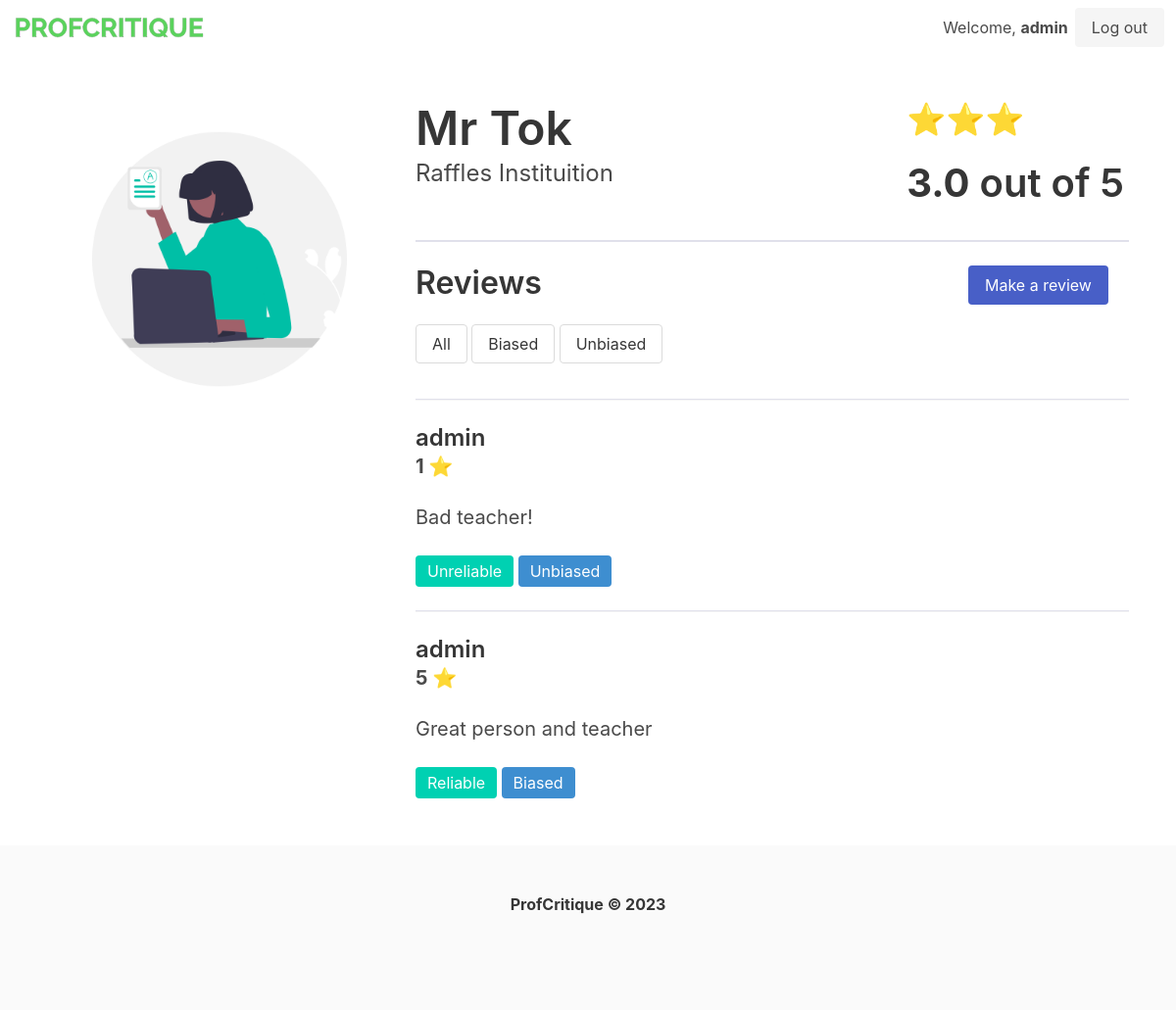
The app's page /teacher/1 (signed in) with its own data.
### tables this page shows
CREATE TABLE users (
            id INTEGER PRIMARY KEY AUTOINCREMENT,
            username TEXT,
            password TEXT
        );

CREATE TABLE teachers (
            id INTEGER PRIMARY KEY,
            name TEXT,
            school_id INTEGER,
            FOREIGN KEY(school_id) REFERENCES schools(id)
        );

CREATE TABLE schools (
            id INTEGER PRIMARY KEY,
            name TEXT
        );

CREATE TABLE reviews (
            id INTEGER PRIMARY KEY AUTOINCREMENT,
            teacher_id INTEGER,
            user_id INTEGER,
            rating INTEGER,
            comment TEXT,
            flag TEXT,
            bias_rating INTEGER,
            bias_flag TEXT,
            reliable_flag TEXT,
            FOREIGN KEY(teacher_id) REFERENCES teachers(id),
            FOREIGN KEY(user_id) REFERENCES users(id)
        );

### main.py (the view)
@app.route("/teacher/<teacher_id>", methods=["GET"])
@login_required
def teacher_profile(teacher_id=""):
    result = db.get_teacher_by_id(teacher_id)
    reviews = db.get_review(teacher_id)
    print(result["rating"])
    print(round(result["rating"], None) * "⭐")
    result["bar"] = round(result["rating"], None) * "⭐"
    return render_template(
        "teacher.html", teacher_id=teacher_id, result=result, reviews=reviews
    )

### main.py (called while the page is built)
@login_manager.user_loader
def load_user(user_id):
    user = db.get_user_by_id(user_id)
    if user is None:
        return None
    else:
        return User(int(user["id"]), user["username"], user["password"])

### utils/datastore.py (called while the page is built)
    def get_conn(self) -> sqlite3.Connection:
        def dict_factory(cursor: sqlite3.Cursor, row: sqlite3.Row) -> dict:
            d = {}
            for idx, col in enumerate(cursor.description):
                d[col[0]] = row[idx]
            return d
        conn = sqlite3.connect(self.uri)
        conn.row_factory = dict_factory
        return conn

    def get_record(self, command, param=None):
        conn = self.get_conn()
        cur = conn.cursor()
        if param is None:
            cur.execute(query_table[command])
        else:
            cur.execute(query_table[command], param)
        return cur.fetchone()

    def get_records(self, command, param=None):
        conn = self.get_conn()
        cur = conn.cursor()
        if param is None:
            cur.execute(query_table[command])
        else:
            cur.execute(query_table[command], param)
        return cur.fetchall()

    def get_user_by_id(self, user_id):
        user = self.get_record("load_user_by_id", (user_id,))
        return user

    def get_teacher_by_id(self, teacher_id):
        teacher = self.get_record("get_teacher_by_id", (int(teacher_id),))
        score = self.get_record("get_aggregated_score", (int(teacher_id),))
        if score["rating"] is None:
            score["rating"] = 0.0
        return dict(teacher, **score)

    def get_review(self, teacher_id):
        reviews = self.get_records("get_review", (int(teacher_id),))
        return reviews

### templates/teacher.html (shortened to what this page needs)
{% extends "layout.html" %}
{% block body %}
<section class="section is-small">
  <div class="columns">
    <div class="column is-one-third">
      <figure class="image">
        <img src="{{url_for('static', filename='teacher_profile.png')}}">
      </figure>
    </div>
    <div class="column is-two-thirds">
      <div class="columns">
        <div class="column">
          <h1 class="title is-1">{{ result["teacher_name"] }}</h1>
          <h2 class="subtitle is-4">{{ result["school_name"] }}</h2>
        </div>
        <div class="column is-4">
          <h1 class="title is-3">{{ result["bar"] }}</h1>
          <h1 class="title is-2   "><b>{{ result["rating"]|round(1) }}</b> out of 5</h1>
        </div>
      </div>
      <hr style="border-top: 2px solid #e0e0eb;">
      <div class="columns">
        <div class="column">
          <h1 class="title is-3">Reviews</h1>
          <button class="button" id="all-button">All</button>
          <button class="button" id="bias-button">Biased</button>
          <button class="button" id="unbias-button">Unbiased</button>
        </div>
        <div class="column is-3">
          <a class="button is-link" href="/teacher/{{ teacher_id }}/review">Make a review</a>
        </div>
      </div>
      {% if reviews %}
      {% for review in reviews %}
      <div class="row">
        <hr style="border-top: 1px solid #e0e0eb;">
        <h1 class="title is-4">{{ review["username"] }}</h1>
        <h2 class="subtitle is-5 is-right"><b>{{ review["rating"] }} ⭐</b></h2>
        <p class="is-size-5">{{ review["review"] }}</p>
        <br>
        <span class="tag is-primary is-medium">{{ review["reliable_flag"] }}</span> <span
          class="tag is-info is-medium">{{ review["bias_flag"] }}</span>
      </div>
      {% endfor %}
      {% endif %}
    </div>
  </div>
</section>
{% endblock %}

### templates/layout.html (shortened to what this page needs)
<!doctype html>
<html lang="en">
<head>
    <link rel="stylesheet" href="https://cdn.jsdelivr.net/npm/bulma@0.9.4/css/bulma.min.css">
</head>
<body>
    <nav class="navbar">
        <div class="navbar-brand">
            <a class="navbar-item" href="/">
                <img src="{{url_for('static', filename='logo.png')}}" width="200" height="30">
            </a>
        </div>
        <div class="navbar-end">
            <div class="navbar-item">
                {% if current_user.is_authenticated %}
                <h3 style="margin-right:7px">Welcome, <b>{{ current_user.username}}</b></h3>
                <a class="button is-light" href="/logout">
                    Log out
                </a>
                {% endif %}
            </div>
        </div>
    </nav>
    {% block body %}
    {% endblock %}
</body>
<footer class="footer">
    <div class="content has-text-centered">
        <p>
            <strong>ProfCritique © 2023</strong>
        </p>
    </div>
</footer>
</html>

### records on screen
users: username "admin"
teachers: teacher_name "Mr Tok"
schools: school_name "Raffles Instituition"
reviews: username "admin", rating "1", review "Bad teacher!", reliable_flag "Unreliable", bias_flag "Unbiased"
reviews: username "admin", rating "5", review "Great person and teacher", reliable_flag "Reliable", bias_flag "Biased"

### other values on screen
{{ result["bar"] }} "⭐⭐⭐"
{{ result["rating"]|round(1) }} "3.0"
